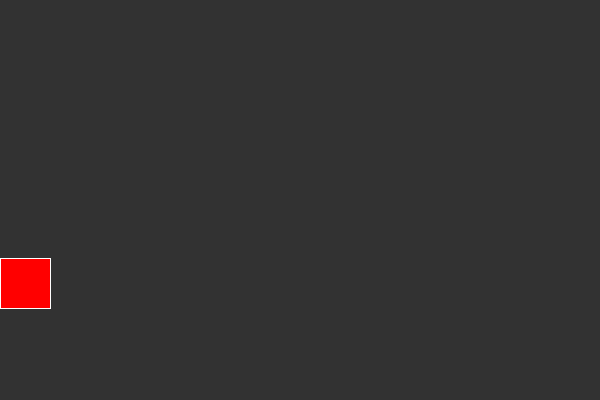
Frame 1 (no input)
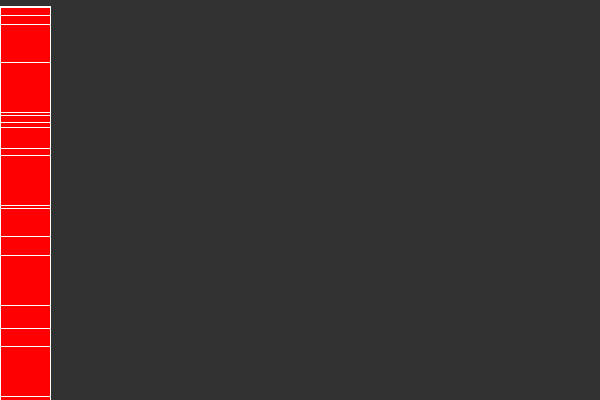
Frame 60 (the mouse pressed at the canvas centre just before this capture)
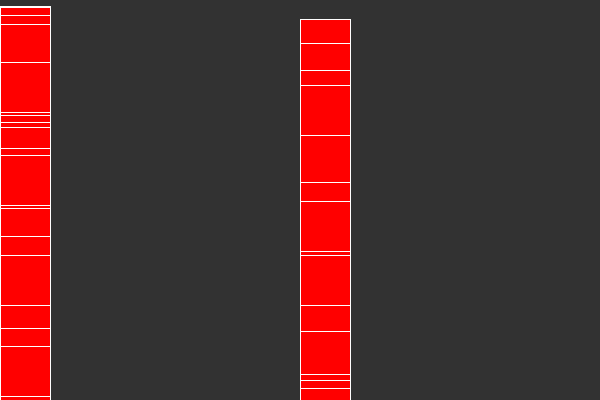
Frame 120 (the mouse held since frame 60 and released just before this capture)

The Processing sketch that drew these frames (run headless with seeded random() and noise(); from frame 60 on, the mouse is pressed at the canvas centre):

// Processing sketch: art6
// ── art6.pde

void setup()
{size(600,400);
background(50);
}
void draw()
{fill(255,0,0);
stroke(255);
rect(mouseX, random(400),50,50);
}
